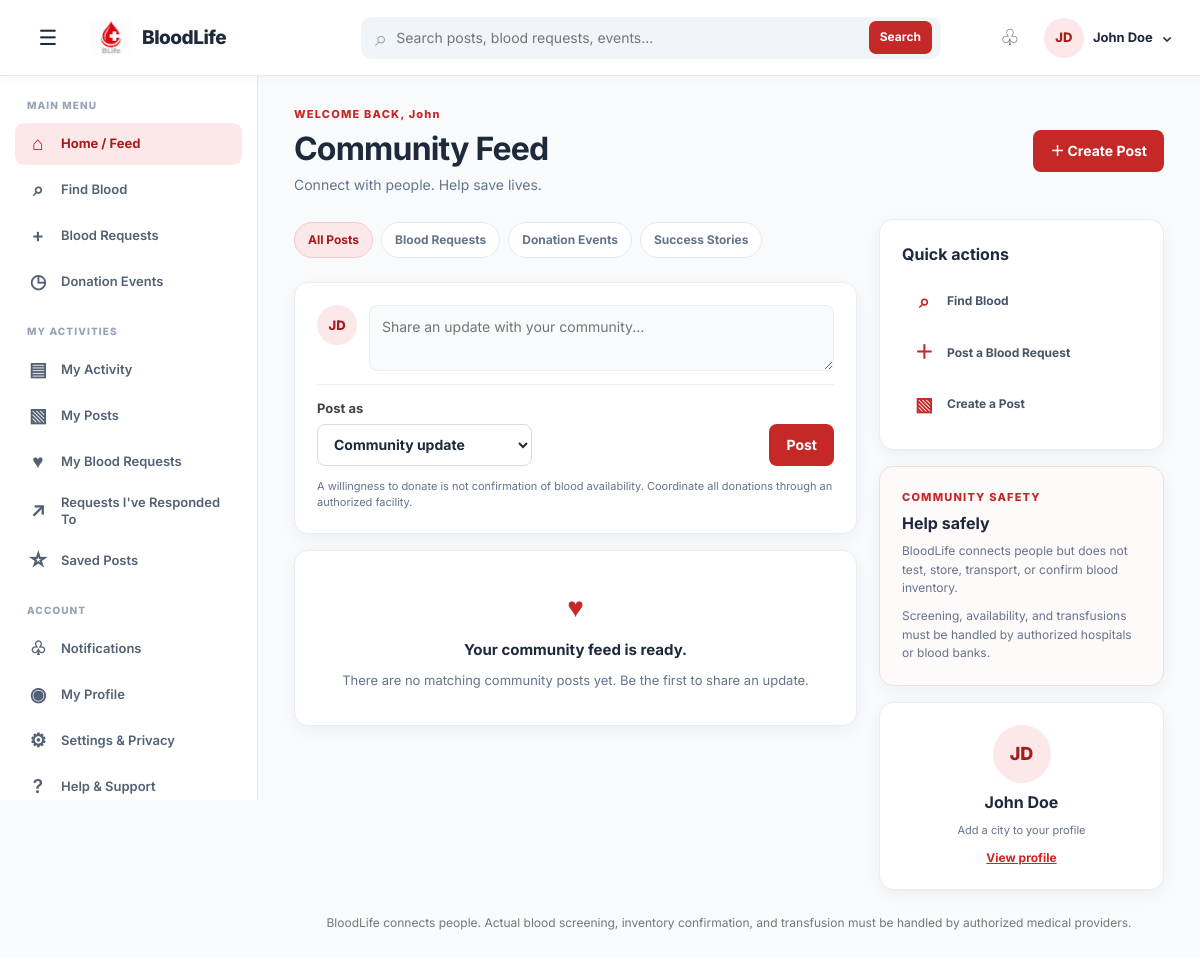
The app's page /dashboard/dashboard.php (signed in) with its own data.
### tables this page shows
CREATE TABLE `uinfo` (
  `id` int(10) UNSIGNED NOT NULL,
  `fname` varchar(100) DEFAULT '',
  `lname` varchar(100) DEFAULT '',
  `email` varchar(255) NOT NULL,
  `btype` enum('A+','A-','B+','B-','AB+','AB-','O+','O-') DEFAULT NULL,
  `phone` varchar(20) DEFAULT '',
  `city` varchar(120) DEFAULT '',
  `donor_available` tinyint(1) NOT NULL DEFAULT 0,
  `password` varchar(255) NOT NULL,
  `role` enum('user','admin') NOT NULL DEFAULT 'user',
  `notify_request_responses` tinyint(1) NOT NULL DEFAULT 1,
  `notify_post_comments` tinyint(1) NOT NULL DEFAULT 1,
  `created_at` timestamp NOT NULL DEFAULT current_timestamp()
);

### dashboard/dashboard.php (the view, shortened to what the rows shown need)
<?php
function h($value): string
{
    return htmlspecialchars((string) $value, ENT_QUOTES, 'UTF-8');
}
function member_initials(string $name): string
{
    $parts = preg_split('/\s+/', trim($name), 2);
    $initials = '';
    foreach ($parts as $part) {
        if ($part !== '') {
            $initials .= function_exists('mb_substr') ? mb_substr($part, 0, 1) : substr($part, 0, 1);
        }
    }
    return strtoupper($initials ?: 'BL');
}
$pages = [
    'home', 'find-blood', 'blood-requests', 'events', 'activity',
    'my-posts', 'my-requests', 'responded', 'saved', 'notifications',
    'profile', 'settings', 'help', 'search'
];
$requestedPage = isset($_GET['page']) && is_string($_GET['page']) ? $_GET['page'] : 'home';
$aliases = ['overview' => 'home', 'donors' => 'find-blood', 'requests' => 'blood-requests', 'community' => 'home'];
$requestedPage = $aliases[$requestedPage] ?? $requestedPage;
$activePage = in_array($requestedPage, $pages, true) ? $requestedPage : 'home';
$feedCategory = isset($_GET['category']) && is_string($_GET['category']) ? $_GET['category'] : 'all';
$userId = (int) current_user_id();
$csrfToken = $_SESSION['csrf_token'];
$profile = [
    'fname' => $_SESSION['first_name'] ?? '',
    'lname' => $_SESSION['last_name'] ?? '',
    'email' => $_SESSION['email'] ?? '',
    'btype' => $_SESSION['blood_type'] ?? '',
    'phone' => $_SESSION['phone'] ?? '',
    'city' => '',
    'donor_available' => 0,
    'notify_request_responses' => 1,
    'notify_post_comments' => 1
];
$posts = $openRequests = $myRequests = $respondedRequests = $donors = $commentsByPost = [];
$schemaReady = false;
$schemaError = '';
try {
    $pdo = (new Database())->getConnection();
    $requiredTables = ['community_posts', 'blood_requests', 'request_responses', 'post_comments', 'post_interactions', 'member_notifications'];
    $tableQuery = $pdo->prepare(
        'SELECT TABLE_NAME FROM information_schema.TABLES
         WHERE TABLE_SCHEMA = DATABASE() AND TABLE_NAME IN (' . implode(',', array_fill(0, count($requiredTables), '?')) . ')'
    );
    $tableQuery->execute($requiredTables);
    $availableTables = $tableQuery->fetchAll(PDO::FETCH_COLUMN);
    $missingTables = array_diff($requiredTables, $availableTables);
    $missingColumns = [];
    if ($missingTables || $missingColumns) {
        $schemaError = 'Some dashboard features need a database update before they can be used.';
        if ($missingTables) {
            $schemaError .= ' Missing tables: ' . implode(', ', $missingTables) . '.';
        }
        if ($missingColumns) {
            $schemaError .= ' Missing member fields: ' . implode(', ', $missingColumns) . '.';
        }
    } else {
        $schemaReady = true;
        $profileStmt = $pdo->prepare('SELECT fname, lname, email, btype, phone, city, donor_available, notify_request_responses, notify_post_comments FROM uinfo WHERE id = :id LIMIT 1');
        $profileStmt->execute([':id' => $userId]);
        $storedProfile = $profileStmt->fetch();
        $profile = array_merge($profile, $storedProfile);
        $requestConditions = ["br.status = 'open'", 'br.requester_id <> :own_id'];
        $requestParams = [':own_id' => $userId];
        $communityRequestStmt = $pdo->prepare(
            "SELECT br.*, u.fname AS requester_name,
                EXISTS (SELECT 1 FROM request_responses rr WHERE rr.request_id = br.id AND rr.user_id = :responder_id) AS already_responded
             FROM blood_requests br JOIN uinfo u ON u.id = br.requester_id
             WHERE " . implode(' AND ', $requestConditions) . '
             ORDER BY br.needed_by ASC, br.created_at DESC LIMIT 30'
        );
        $communityRequestStmt->execute(array_merge([':responder_id' => $userId], $requestParams));
        $openRequests = $communityRequestStmt->fetchAll();
        $postConditions = [];
        $postParams = [
            ':like_viewer' => $userId,
            ':save_viewer' => $userId,
            ':report_viewer' => $userId
        ];
        $postWhere = $postConditions ? ('WHERE ' . implode(' AND ', $postConditions)) : '';
        $eventSort = $activePage === 'events' || ($activePage === 'home' && $feedCategory === 'events');
        $postOrder = $eventSort
            ? 'COALESCE(cp.event_date, DATE(cp.created_at)) ASC, cp.created_at DESC'
            : 'cp.created_at DESC';
        $postStmt = $pdo->prepare(
            "SELECT cp.id, cp.user_id, cp.post_type, cp.content, cp.event_date, cp.created_at,
                    u.fname AS author_name, u.lname AS author_last_name, u.city AS author_city,
                    (SELECT COUNT(*) FROM post_interactions pi WHERE pi.post_id = cp.id AND pi.interaction = 'like') AS like_count,
                    (SELECT COUNT(*) FROM post_comments pc WHERE pc.post_id = cp.id) AS comment_count,
                    EXISTS (SELECT 1 FROM post_interactions mine WHERE mine.post_id = cp.id AND mine.user_id = :like_viewer AND mine.interaction = 'like') AS liked_by_me,
                    EXISTS (SELECT 1 FROM post_interactions mine WHERE mine.post_id = cp.id AND mine.user_id = :save_viewer AND mine.interaction = 'save') AS saved_by_me,
                    EXISTS (SELECT 1 FROM post_interactions mine WHERE mine.post_id = cp.id AND mine.user_id = :report_viewer AND mine.interaction = 'report') AS reported_by_me
             FROM community_posts cp JOIN uinfo u ON u.id = cp.user_id
             {$postWhere}
             ORDER BY {$postOrder} LIMIT 40"
        );
        $postStmt->execute($postParams);
        $posts = $postStmt->fetchAll();
    }
} catch (PDOException $e) {
    error_log($e->getMessage());
    http_response_code(500);
    $schemaError = 'The dashboard could not load its data. Please check the database setup and try again.';
    $schemaReady = false;
}
$fullName = trim(($profile['fname'] ?? '') . ' ' . ($profile['lname'] ?? ''));
$displayName = $fullName !== '' ? $fullName : ($profile['email'] ?? 'Member');
$firstName = trim((string) ($profile['fname'] ?? ''));
$initials = member_initials($displayName);
$pageTitles = [
    'home' => 'Community Feed',
    'find-blood' => 'Find Blood',
    'blood-requests' => 'Blood Requests',
    'events' => 'Donation Events',
    'activity' => 'My Activity',
    'my-posts' => 'My Posts',
    'my-requests' => 'My Blood Requests',
    'responded' => "Requests I've Responded To",
    'saved' => 'Saved Posts',
    'notifications' => 'Notifications',
    'profile' => 'My Profile',
    'settings' => 'Settings & Privacy',
    'help' => 'Help & Support',
    'search' => 'Search Results'
];
?>
<!DOCTYPE html>
<html lang="en">
<head>
    <link rel="stylesheet" href="../assets/user-dashboard.css">
</head>
<body>
    <header class="topbar">
        <div class="topbar-actions">
            <details class="profile-menu">
                <summary aria-label="Open profile menu">
                    <span class="avatar"><?= h($initials) ?></span>
                    <span class="profile-menu-name"><?= h($displayName) ?></span>
                    <span aria-hidden="true">⌄</span>
                </summary>
            </details>
        </div>
    </header>
    <div class="dashboard-layout">
        <main class="dashboard-main">
            <?php if (!$schemaReady): ?>
                <div class="notice notice-error schema-notice" role="alert">
                    <strong>Dashboard database update required.</strong>
                    <span><?= h($schemaError) ?></span>
                    <p>Run <code>database_sql/user_panel_migration.sql</code> followed by <code>database_sql/dashboard_features_migration.sql</code> against the configured database. Existing data is retained.</p>
                </div>
            <?php else: ?>
                <div class="page-heading">
                    <div>
                        <?php if ($activePage === 'home'): ?>
                            <p class="eyebrow">WELCOME BACK<?= $firstName !== '' ? ', ' . h($firstName) : '' ?></p>
                        <?php else: ?>
                            <p class="eyebrow">BLOODLIFE MEMBER SPACE</p>
                        <?php endif; ?>
                        <h1><?= h($pageTitles[$activePage]) ?></h1>
                        <?php if ($activePage === 'home'): ?><p>Connect with people. Help save lives.</p><?php endif; ?>
                    </div>
                </div>
                <?php if ($activePage === 'home'): ?>
                    <div class="dashboard-columns">
                        <section class="feed-column">
                            <div class="feed-filters" aria-label="Feed categories">
                                <?php
                                $categories = ['all' => 'All Posts', 'requests' => 'Blood Requests', 'events' => 'Donation Events', 'success' => 'Success Stories'];
                                foreach ($categories as $category => $label):
                                ?>
                                    <a class="<?= $feedCategory === $category ? 'active' : '' ?>" href="dashboard.php?page=home&amp;category=<?= h($category) ?>" <?= $feedCategory === $category ? 'aria-current="page"' : '' ?>><?= h($label) ?></a>
                                <?php endforeach; ?>
                            </div>
                            <?php if ($feedCategory !== 'requests'): ?>
                                <form class="post-composer panel" id="postComposer" method="post" action="action.php">
                                    <div class="composer-top">
                                        <span class="avatar"><?= h($initials) ?></span>
                                        <textarea id="postContent" name="content" maxlength="1000" rows="2" required placeholder="Share an update with your community..."></textarea>
                                    </div>
                                    <div class="composer-bottom">
                                        <label class="composer-category">Post as
                                            <select name="post_type" id="postType">
                                                <option value="community">Community update</option>
                                            </select>
                                        </label>
                                        <button class="button button-primary" type="submit">Post</button>
                                    </div>
                                    <p class="form-help">A willingness to donate is not confirmation of blood availability. Coordinate all donations through an authorized facility.</p>
                                </form>
                            <?php endif; ?>
                            <?php if ($feedCategory === 'requests'): ?>
                                <?php if (!$openRequests): ?>
                                    <div class="empty-state panel"><strong>No open blood requests right now.</strong><span>Check back later or create a post to connect with the community.</span></div>
                                <?php else: ?>
                                    <?php foreach ($openRequests as $request): ?>
                                        <?php render_request_card($request, $csrfToken, false); ?>
                                    <?php endforeach; ?>
                                <?php endif; ?>
                            <?php elseif (!$posts): ?>
                                <div class="empty-state panel">
                                    <span class="empty-icon" aria-hidden="true">♥</span>
                                    <strong><?= $feedCategory === 'success' ? 'No success stories yet.' : ($feedCategory === 'events' ? 'No upcoming donation events yet.' : 'Your community feed is ready.') ?></strong>
                                    <span>There are no matching community posts yet. Be the first to share an update.</span>
                                </div>
                            <?php else: ?>
                                <?php foreach ($posts as $post): ?>
                                    <?php render_post_card($post, $commentsByPost[$post['id']] ?? [], $csrfToken, $userId); ?>
                                <?php endforeach; ?>
                            <?php endif; ?>
                        </section>
                        <aside class="right-rail">
                            <section class="panel quick-actions">
                                <h2>Quick actions</h2>
                                <a href="dashboard.php?page=find-blood"><span aria-hidden="true">⌕</span> Find Blood</a>
                                <a href="dashboard.php?page=blood-requests"><span aria-hidden="true">＋</span> Post a Blood Request</a>
                                <a href="dashboard.php?page=home#postComposer"><span aria-hidden="true">▧</span> Create a Post</a>
                            </section>
                            <section class="panel safety-panel">
                                <p class="eyebrow">COMMUNITY SAFETY</p>
                                <h2>Help safely</h2>
                                <p>BloodLife connects people but does not test, store, transport, or confirm blood inventory.</p>
                                <p>Screening, availability, and transfusions must be handled by authorized hospitals or blood banks.</p>
                            </section>
                            <section class="panel mini-profile">
                                <span class="avatar avatar-large"><?= h($initials) ?></span>
                                <strong><?= h($displayName) ?></strong>
                                <span><?= h($profile['city'] ?: 'Add a city to your profile') ?></span>
                                <a href="dashboard.php?page=profile">View profile</a>
                            </section>
                        </aside>
                    </div>
                <?php endif; ?>
            <?php endif; ?>
        </main>
    </div>
</body>
</html>

### records on screen
uinfo: initials "JD", displayName "John Doe", fname "John", city "Add a city to your profile"

### other values on screen
$groupName "MAIN MENU"
$item[0] "⌂"
$item[1] "Home / Feed"
$item[0] "⌕"
$item[1] "Find Blood"
$item[0] "+"
$item[1] "Blood Requests"
$item[0] "◷"
$item[1] "Donation Events"
$groupName "MY ACTIVITIES"
$item[0] "▤"
$item[1] "My Activity"
$item[0] "▧"
$item[1] "My Posts"
$item[0] "♥"
